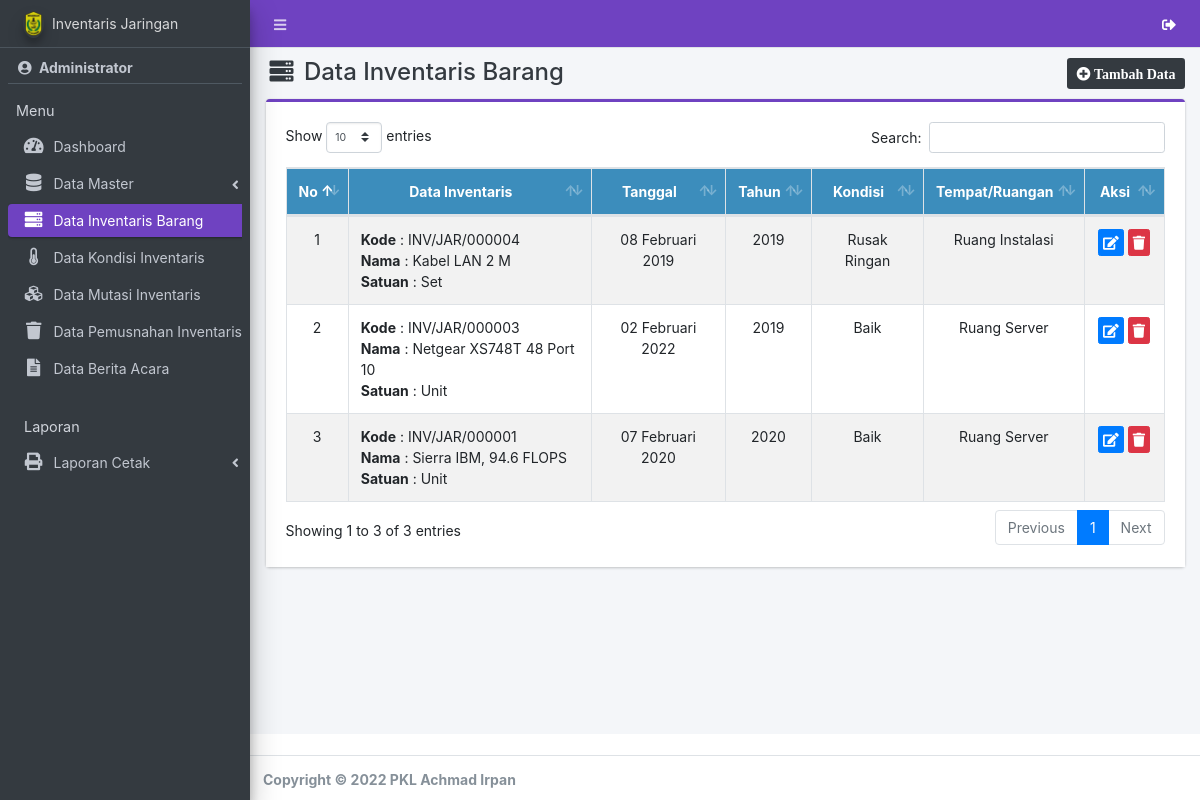
Page /admin/barang/index.php (signed in) on the committed database.
### tables this page shows
CREATE TABLE `barang` (
  `id_barang` int(11) NOT NULL,
  `kd_barang` varchar(20) NOT NULL,
  `nm_barang` varchar(50) NOT NULL,
  `satuan` varchar(20) NOT NULL,
  `tgl_inventaris` date NOT NULL,
  `tahun` char(4) NOT NULL,
  `kondisi` varchar(20) NOT NULL,
  `id_ruang` int(11) NOT NULL,
  `musnah` char(1) DEFAULT NULL
);

CREATE TABLE `ruang` (
  `id_ruang` int(11) NOT NULL,
  `nm_ruang` varchar(100) NOT NULL,
  `ket` varchar(100) NOT NULL
);

### app/config.php (called while the page is built, shortened)
<?php
function tgl($tanggal)
{
  $bulan = array(
    1 =>   'Januari',
    'Februari',
    'Maret',
    'April',
    'Mei',
    'Juni',
    'Juli',
    'Agustus',
    'September',
    'Oktober',
    'November',
    'Desember'
  );
  $pecahkan = explode('-', $tanggal);
  return $pecahkan[2] . ' ' . $bulan[(int) $pecahkan[1]] . ' ' . $pecahkan[0];
}

### admin/barang/index.php (the view, shortened to what this page needs)
<?php
require '../../app/config.php';
include_once '../../template/header.php';
include_once '../../template/sidebar.php';
?>
<div class="content-wrapper">
    <div class="content-header">
        <div class="container-fluid">
            <div class="row">
                <div class="col-sm-6">
                    <h4 class="m-0 text-dark"><i class="fa fa-server ml-1 mr-1"></i> Data Inventaris Barang</h4>
                </div>
                <div class="col-sm-6 text-right">
                    <a href="tambah" class="btn btn-sm bg-dark"><i class="fa fa-plus-circle"> Tambah Data</i></a>
                </div>
            </div>
        </div>
    </div>
    <section class="content">
        <div class="container-fluid">
            <div class="row">
                <div class="col-md-12">
                    <div class="card card-purple card-outline">
                        <div class="card-body" style="background-color: white;">
                            <div class="table-responsive">
                                <table id="example1" class="table table-bordered table-striped dataTable">
                                    <thead class="bg-lightblue">
                                        <tr align="center">
                                            <th>No</th>
                                            <th>Data Inventaris</th>
                                            <th>Tanggal</th>
                                            <th>Tahun</th>
                                            <th>Kondisi</th>
                                            <th>Tempat/Ruangan</th>
                                            <th>Aksi</th>
                                        </tr>
                                    </thead>
                                    <tbody>
                                        <?php
                                        $no = 1;
                                        $data = $con->query("SELECT * FROM barang a LEFT JOIN ruang b ON a.id_ruang = b.id_ruang WHERE musnah = 0 ORDER BY id_barang DESC");
                                        while ($row = $data->fetch_array()) {
                                        ?>
                                            <tr>
                                                <td align="center" width="5%"><?= $no++ ?></td>
                                                <td>
                                                    <b>Kode</b> : <?= $row['kd_barang'] ?><br>
                                                    <b>Nama</b> : <?= $row['nm_barang'] ?><br>
                                                    <b>Satuan</b> : <?= $row['satuan'] ?><br>
                                                </td>
                                                <td align="center"><?= tgl($row['tgl_inventaris']) ?></td>
                                                <td align="center"><?= $row['tahun'] ?></td>
                                                <td align="center"><?= $row['kondisi'] ?></td>
                                                <td align="center"><?= $row['nm_ruang'] ?></td>
                                                <td align="center" width="9%">
                                                    <a href="edit?id=<?= $row[0] ?>" class="btn btn-primary btn-xs" title="Edit"><i class="fa fa-edit"></i></a>
                                                    <a href="hapus?id=<?= $row[0] ?>" class="btn btn-danger btn-xs alert-hapus" title="Hapus"><i class="fa fa-trash"></i></a>
                                                </td>
                                            </tr>
                                        <?php } ?>
                                    </tbody>
                                </table>
                            </div>
                        </div>
                    </div>
                </div>
            </div>
        </div>
    </section>
</div>
<?php
include_once '../../template/footer.php';
?>

### rows in the picture
barang: kd_barang "INV/JAR/000004", nm_barang "Kabel LAN 2 M", satuan "Set", tgl_inventaris "08 Februari 2019", tahun "2019", kondisi "Rusak Ringan", id_ruang.nm_ruang "Ruang Instalasi"
barang: kd_barang "INV/JAR/000003", nm_barang "Netgear XS748T 48 Port 10", satuan "Unit", tgl_inventaris "02 Februari 2022", tahun "2019", kondisi "Baik", id_ruang.nm_ruang "Ruang Server"
barang: kd_barang "INV/JAR/000001", nm_barang "Sierra IBM, 94.6 FLOPS", satuan "Unit", tgl_inventaris "07 Februari 2020", tahun "2020", kondisi "Baik", id_ruang.nm_ruang "Ruang Server"

### other values in the picture
$_SESSION['nm_user'] "Administrator"
